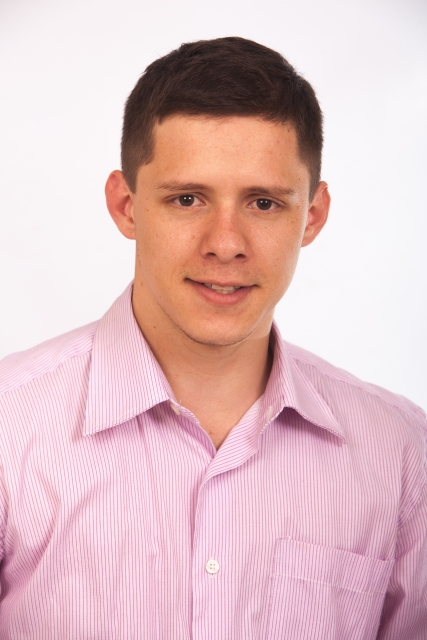
#> input picture OpenCV3_beginner/images/sample.jpg, 427 x 640 px, found by its file name
$ python bitwise_not.py
#> lines starting #> are read from the running program, lines starting #| are printed output that depends on the picture
import cv2

try:
    img = cv2.imread('C:/Source Codes/OpenCV3_beginner/images/sample.jpg')
#> img is the input picture: shape (640, 427, 3); mean B, G, R 194.7, 191.5, 224.3
    if img is None:
        print('ファイルを読み込めません．')
        import sys
        sys.exit()

    dst = cv2.bitwise_not(img)
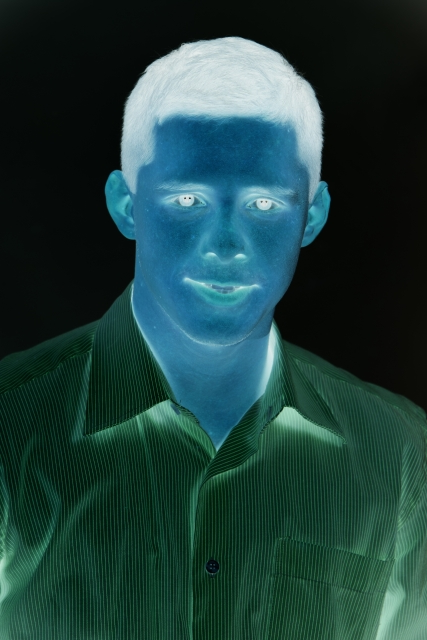
#> dst: shape (640, 427, 3); mean B, G, R 60.3, 63.5, 30.7
    cv2.imwrite('C:/Source Codes/OpenCV3_beginner/images/bitwise_not.jpg',dst)

    cv2.imshow("dst",dst)
    cv2.waitKey(0)
    cv2.destroyAllWindows()
except:
    import sys
    print ("Error:",sys.exc_info()[0])
    print(sys.exc_info()[1])
    import traceback
    print(traceback.format_tb(sys.exc_info()[2]))


$ run again, with OpenCV3_beginner/images/20230609.jpg copied over OpenCV3_beginner/images/sample.jpg
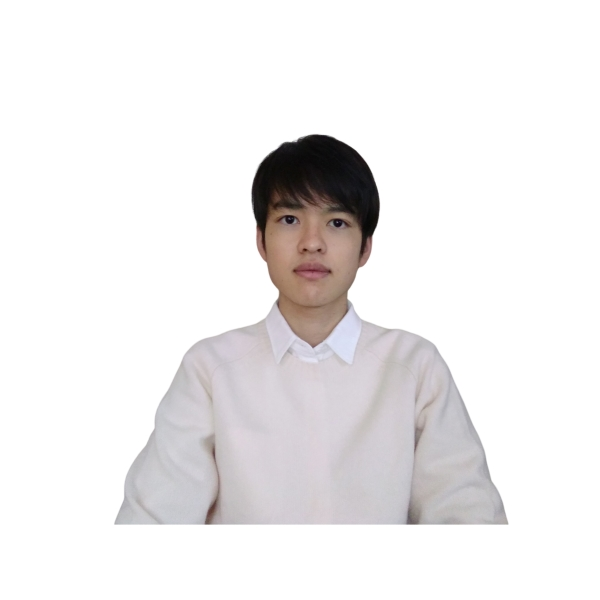
#> input picture OpenCV3_beginner/images/20230609.jpg, 600 x 600 px, found by its file name
#> img is the input picture: shape (600, 600, 3); mean B, G, R 236.2, 235.9, 237.8
#> `dst = cv2.bitwise_not(img)`:
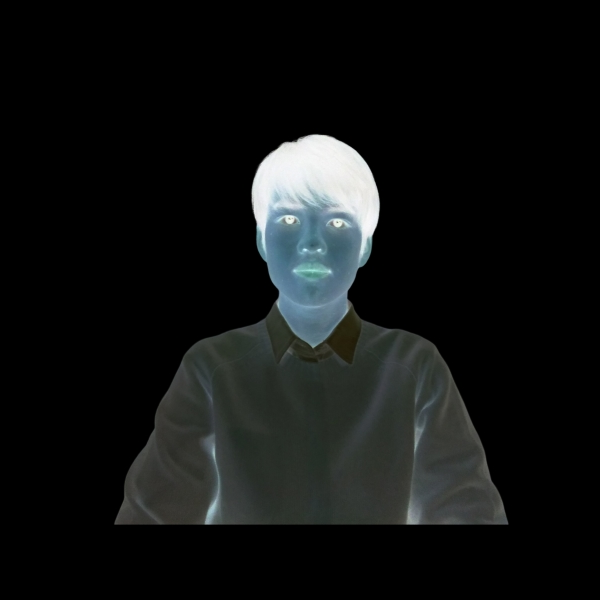
#> dst: shape (600, 600, 3); mean B, G, R 18.8, 19.1, 17.2
